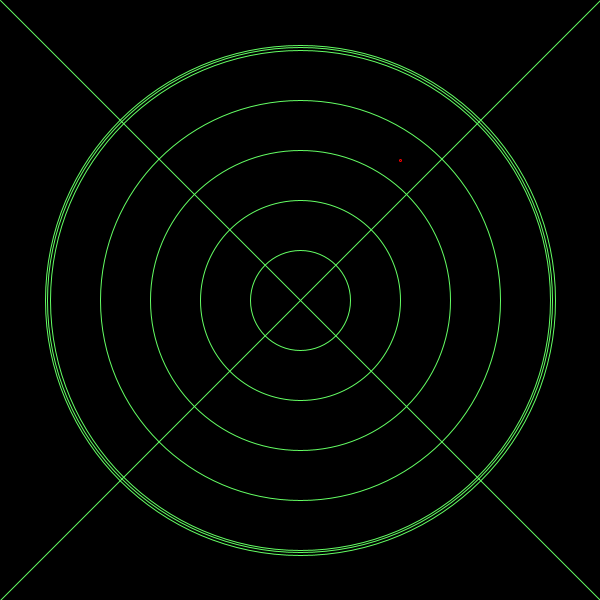
Frame 1 (no input)
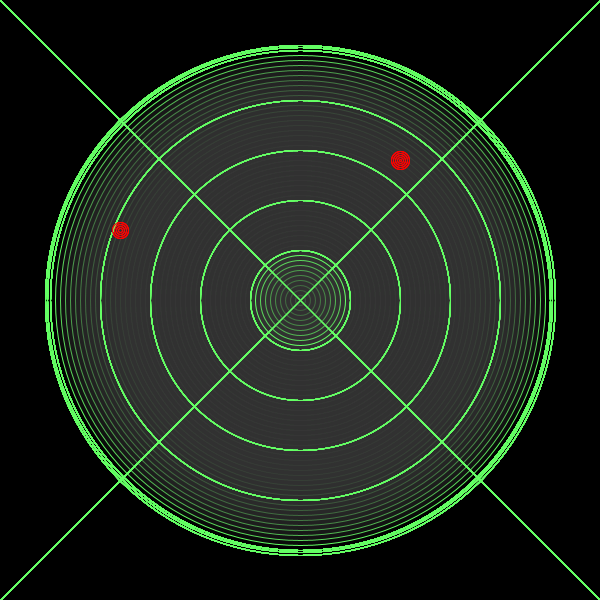
Frame 60 (the mouse pressed at the canvas centre just before this capture)
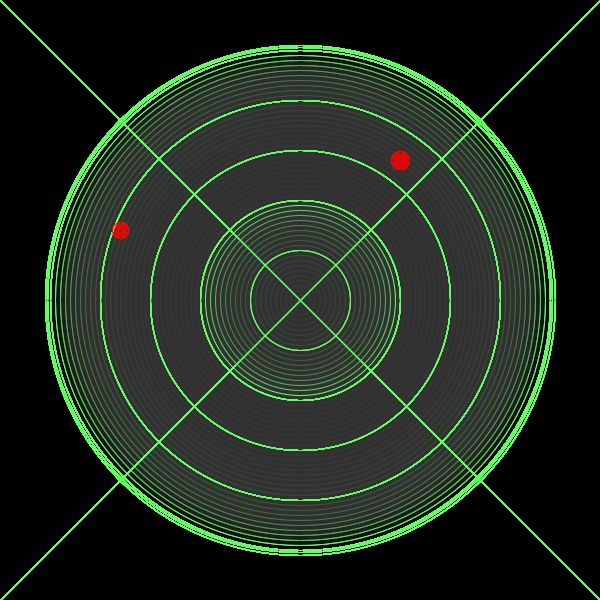
Frame 120 (the mouse held since frame 60 and released just before this capture)

The Processing sketch that drew these frames (run headless with seeded random() and noise(); from frame 60 on, the mouse is pressed at the canvas centre):

// Processing sketch: processing_72413
// ── processing_72413.pde

float circle1 = 0;
float circle2 = 0;
float center;

 
void setup() {
  size(600,600);
  smooth();
  background(0);
  center = width / 2;
} 
   
    
void draw() {

  stroke (100, 255, 100);
  fill (50, 50);
  
ellipse (center, center , circle1 , circle1);

circle1 = circle1 + 10;


circle1 = circle1 % 500;


fill (0,0);

  ellipse (300, 300, 510, 510);
  ellipse (300, 300, 505, 505);
  ellipse (300, 300, 500, 500);
  ellipse (300, 300, 400, 400);
  ellipse (300, 300, 300, 300);
  ellipse (300, 300, 200, 200);
  ellipse (300, 300, 100, 100);
  line (0,0, 600, 600);
  line (600,0, 0, 600);
  
  stroke (255, 0 , 0);
  ellipse (120, 230 , circle2 , circle2);
  circle2 = circle2 + 2;
  circle2 = circle2 % 20;
  
  ellipse (400, 160 , circle2 , circle2);
  circle2 = circle2 + 2;
  circle2 = circle2 % 20;

}
